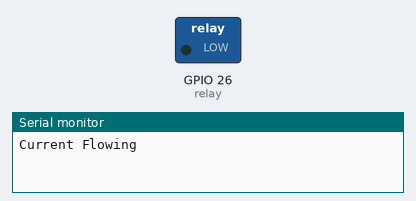
The sketch below on a simulated ESP32. Shown: switched loads named in the sketch (green lamp = pin HIGH), the last lines printed to the serial monitor.

Above: at 2.5 s.
At 7.5 s:
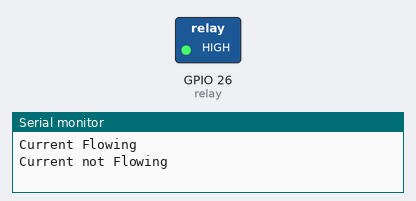
Timing chart, 0 to 13.0 s (numbered marks = the images above):
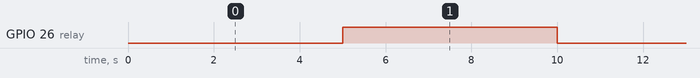

Measured:
- by itself, GPIO 26 (relay): alternates HIGH for 5.0 s and LOW for 5.0 s

The sketch:

relay.ino
```cpp
#define relay 26

void setup() {
  // put your setup code here, to run once:
  Serial.begin(115200);
  pinMode(relay,OUTPUT);
}

void loop() {
  // put your main code here, to run repeatedly:
  digitalWrite(relay,LOW);
  Serial.println("Current Flowing");
  delay(5000);

  digitalWrite(relay,HIGH);
  Serial.println("Current not Flowing");
  delay(5000);

}
```
